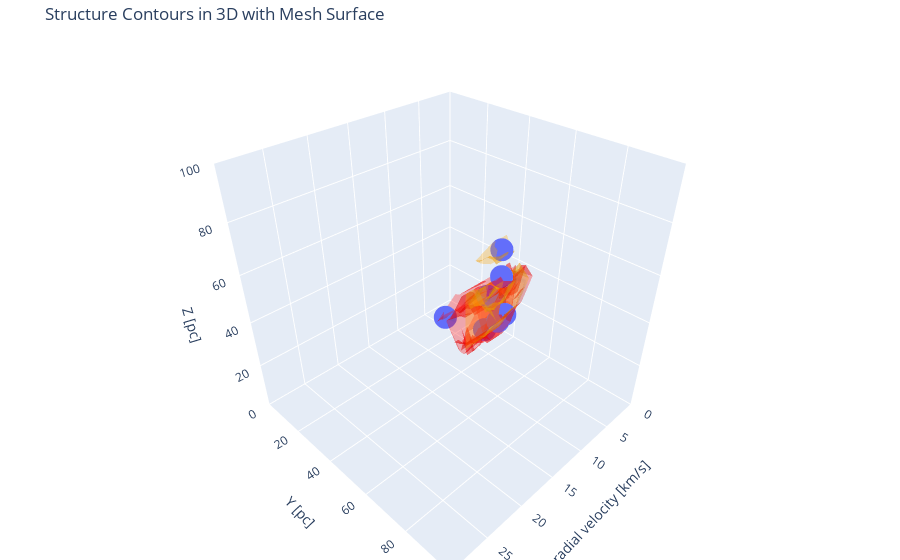

Write notebook code for a chart like this one.
### Code cell
# plot by plotly

fig = px.scatter_3d(peak, x='v_peak', y='y_peak', z='z_peak')

# Leaf structures
for i, leaf_structure_index in enumerate(leaf_indices):
    leaf_structure = dendro3D_2200[leaf_structure_index]
    leaf_mask = leaf_structure.get_mask()
    leaf_mask_indices = np.where(leaf_mask)
    mesh_leaf = go.Mesh3d(x=leaf_mask_indices[0] * rv, 
                          y=leaf_mask_indices[1] * pc, 
                          z=leaf_mask_indices[2] * pc, 
                          opacity=0.3,
                          color='red',
                          name=f'Leaf {i + 1} - Surface')
    fig.add_trace(mesh_leaf)

# Branch structures
for j, branch_structure_index in enumerate(branch_indices):
    branch_structure = dendro3D_2200[branch_structure_index]
    branch_mask = branch_structure.get_mask()
    branch_mask_indices = np.where(branch_mask)
    mesh_branch = go.Mesh3d(x=branch_mask_indices[0] * rv, 
                            y=branch_mask_indices[1] * pc, 
                            z=branch_mask_indices[2] * pc,
                            opacity=0.3, 
                            color='orange',
                            name=f'Branch {j + 1} - Surface')
    fig.add_trace(mesh_branch)

fig.update_layout(
    scene=dict(
        xaxis=dict(title='radial velocity [km/s]', range=[0, 30]),
        yaxis=dict(title='Y [pc]', range=[0, 100]),
        zaxis=dict(title='Z [pc]', range=[0, 100]),
        aspectratio=dict(x=1, y=1, z=1)
    ),
    title='Structure Contours in 3D with Mesh Surface',
    margin=dict(l=0, r=0, b=0, t=40),
    showlegend=True)
